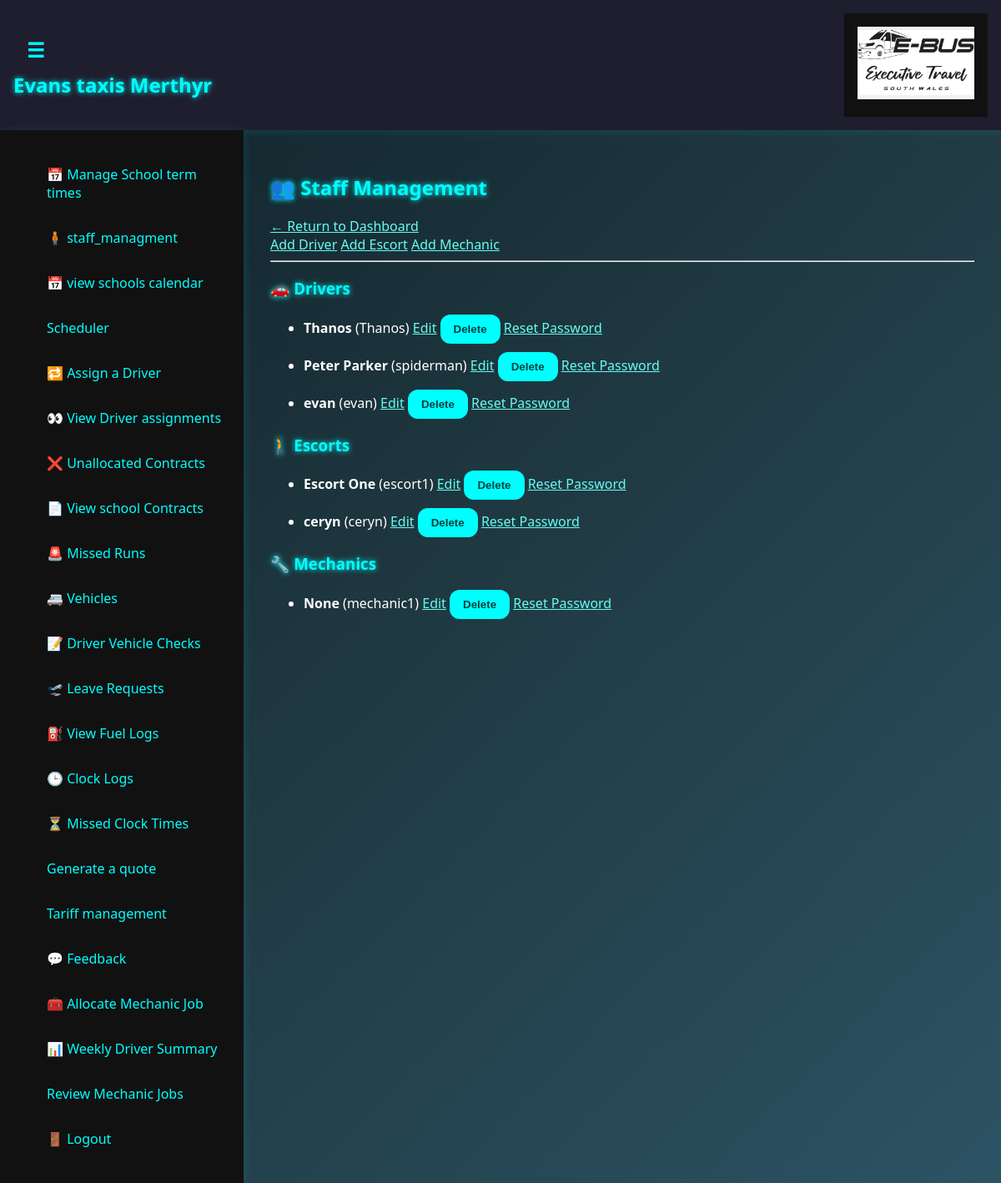
The app's page /staff-management (signed in), older data.
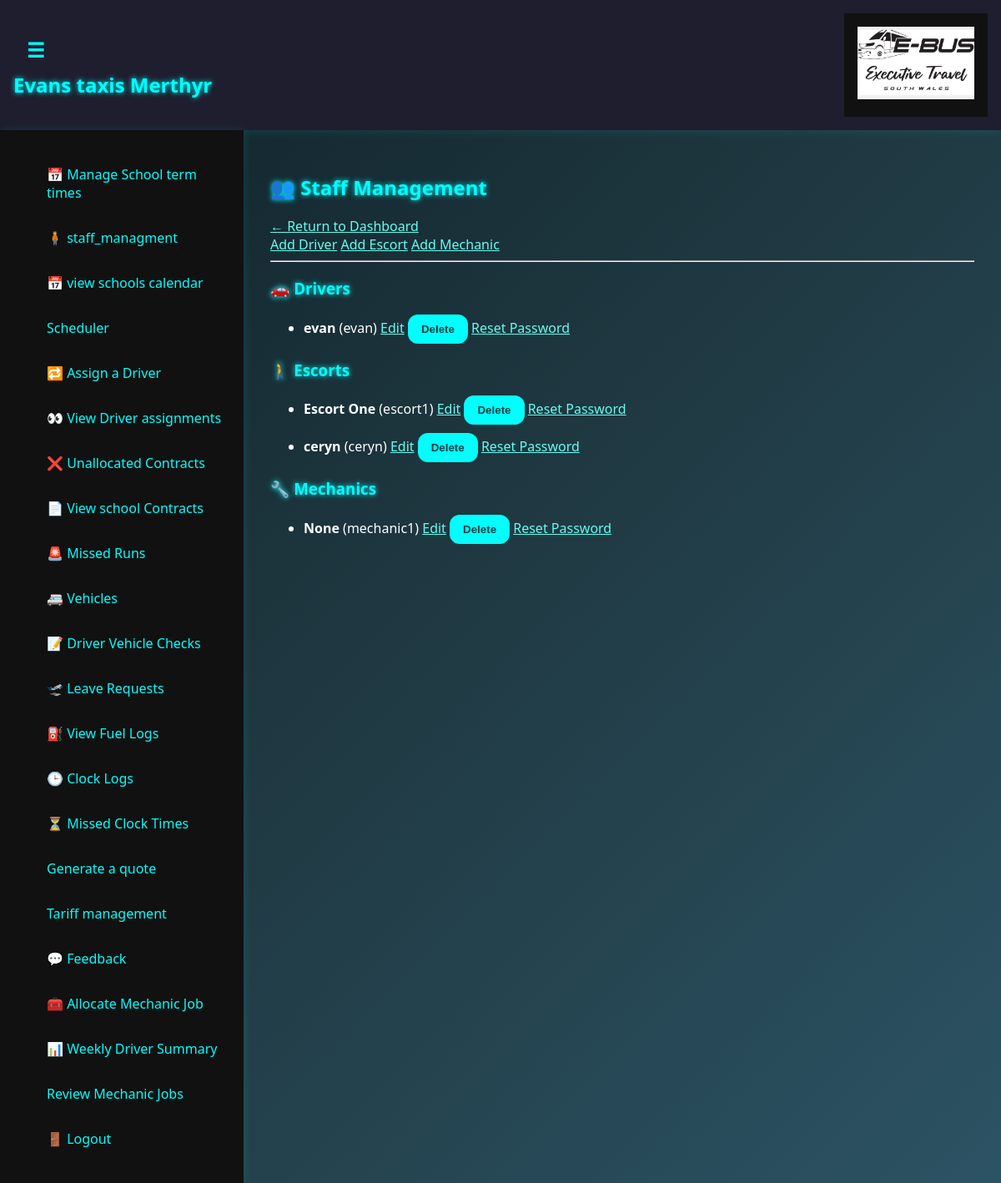
The same page, newer data.
### model.py (models this page shows, shortened)
class Driver(UserMixin, db.Model):
    __tablename__ = 'drivers'
    id = db.Column(db.Integer, primary_key=True)
    name = db.Column(db.String(100), nullable=False)
    phone = db.Column(db.String(20))
    badge_renewal_date = db.Column(db.Date)
    username = db.Column(db.String(100), unique=True, nullable=False)
    password = db.Column(db.String(100), nullable=False)
    role = db.Column(db.String(20), default='driver')
    base_postcode = db.Column(db.String(20))
    shift = db.Column(db.String(10), default='Both')
    locations = db.relationship(
    'DriverLocation',
    backref='driver',
    cascade='all, delete-orphan'
)

class Escort(UserMixin, db.Model):
    __tablename__ = 'escorts'
    id = db.Column(db.Integer, primary_key=True)
    name = db.Column(db.String(100), nullable=False)
    phone = db.Column(db.String(20))
    address = db.Column(db.String(200))
    username = db.Column(db.String(100), unique=True, nullable=False)
    password = db.Column(db.String(100), nullable=False)
    role = db.Column(db.String(20), default='escort')
    base_postcode = db.Column(db.String(20))

class Mechanic(UserMixin, db.Model):
    id = db.Column(db.Integer, primary_key=True)
    name = db.Column(db.String(100))
    username = db.Column(db.String(100), unique=True, nullable=False)
    password = db.Column(db.String(100), nullable=False)
    role = db.Column(db.String(20), default='mechanic')

### app.py (the view)
@app.route('/staff-management')
@manager_required
def staff_management():
    drivers = Driver.query.all()
    escorts = Escort.query.all()
    mechanics = Mechanic.query.all()
    return render_template('staff_management.html', drivers=drivers, escorts=escorts, mechanics=mechanics)

### app.py (called while the page is built)
@login_manager.user_loader
def load_user(user_id):
    role, id = user_id.split(':')
    if role == 'driver':
        return Driver.query.get(int(id))
    elif role == 'escort':
        return Escort.query.get(int(id))
    elif role == 'manager':
        return Manager.query.get(int(id))
    elif role == 'mechanic':
        return Mechanic.query.get(int(id))
    return None

def manager_required(f):
    @wraps(f)
    def decorated_function(*args, **kwargs):
        if not current_user.is_authenticated or not isinstance(current_user, Manager):
            flash('Manager access required.', 'danger')
            return redirect(url_for('auth.manager_login'))
        return f(*args, **kwargs)
    return decorated_function

@app.context_processor
def inject_today():
    return {'today': date.today()}

@app.before_request
def before_request_func():
    if db.engine.url.drivername == 'sqlite':
        db.session.execute(text('PRAGMA foreign_keys = ON'))

### templates/staff_management.html
{% extends "base.html" %}
{% block content %}
<h2>👥 Staff Management</h2>
<a href="{{ url_for('manager_dashboard') }}" class="back-link">← Return to Dashboard</a>
<div class="mb-3">
  <a href="{{ url_for('add_driver') }}" class="btn btn-success btn-sm">Add Driver</a>
  <a href="{{ url_for('add_escort') }}" class="btn btn-success btn-sm">Add Escort</a>
  <a href="{{ url_for('add_mechanic') }}" class="btn btn-success btn-sm">Add Mechanic</a>
</div>
<hr>
<h3>🚗 Drivers</h3>
<ul>
  {% for d in drivers %}
    <li style="margin-bottom: 10px;">
      <strong>{{ d.name }}</strong> ({{ d.username }})
      <a href="{{ url_for('edit_driver', driver_id=d.id) }}" class="btn btn-sm btn-warning">Edit</a>
      <form action="{{ url_for('delete_driver', driver_id=d.id) }}" method="POST" style="display:inline;">
        <button type="submit" class="btn btn-sm btn-danger" onclick="return confirm('Delete this driver?')">Delete</button>
      </form>
      <a href="{{ url_for('reset_user_password', role='driver', user_id=d.id) }}" class="btn btn-sm btn-info">Reset Password</a>
    </li>
  {% else %}
    <li>No drivers found.</li>
  {% endfor %}
</ul>
<h3>🚶 Escorts</h3>
<ul>
  {% for e in escorts %}
    <li style="margin-bottom: 10px;">
      <strong>{{ e.name }}</strong> ({{ e.username }})
      <a href="{{ url_for('edit_escort', escort_id=e.id) }}" class="btn btn-sm btn-warning">Edit</a>
      <form action="{{ url_for('delete_escort', escort_id=e.id) }}" method="POST" style="display:inline;">
        <button type="submit" class="btn btn-sm btn-danger" onclick="return confirm('Delete this escort?')">Delete</button>
      </form>
      <a href="{{ url_for('reset_user_password', role='escort', user_id=e.id) }}" class="btn btn-sm btn-info">Reset Password</a>
    </li>
  {% else %}
    <li>No escorts found.</li>
  {% endfor %}
</ul>
<h3>🔧 Mechanics</h3>
<ul>
  {% for m in mechanics %}
    <li style="margin-bottom: 10px;">
      <strong>{{ m.name }}</strong> ({{ m.username }})
      <a href="{{ url_for('edit_mechanic', mechanic_id=m.id) }}" class="btn btn-sm btn-warning">Edit</a>
      <form action="{{ url_for('delete_mechanic', mechanic_id=m.id) }}" method="POST" style="display:inline;">
        <button type="submit" class="btn btn-sm btn-danger" onclick="return confirm('Delete this mechanic?')">Delete</button>
      </form>
      <a href="{{ url_for('reset_user_password', role='mechanic', user_id=m.id) }}" class="btn btn-sm btn-info">Reset Password</a>
    </li>
  {% else %}
    <li>No mechanics found.</li>
  {% endfor %}
</ul>
{% endblock %}

Row changes from the older to the newer data that the page shows:
removed Driver: name "Thanos", username "Thanos"
removed Driver: name "Peter Parker", username "spiderman"
